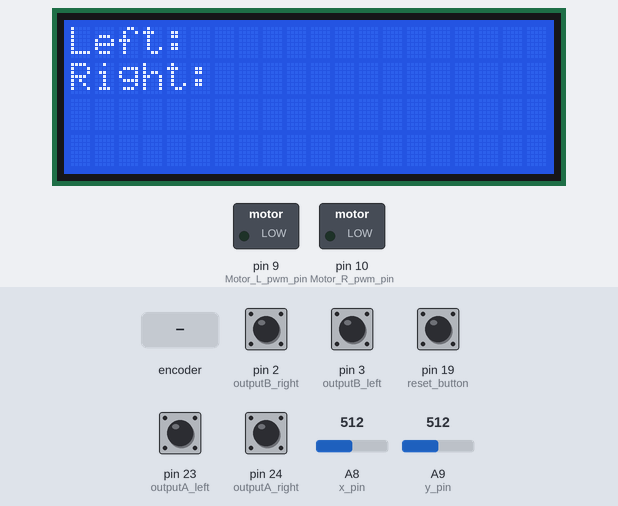
Bench run of a sketch on a simulated Arduino Mega 2560, built with avr-gcc and run on an emulated ATmega2560. On the bench: 20×4 character LCD, switched loads named in the sketch (green lamp = pin HIGH). Inputs (shaded band) come from the test bench; at power-on: pin 19 (reset_button), pin 23 (outputA_left), pin 24 (outputA_right) HIGH, pin 2 (outputB_right), pin 3 (outputB_left) LOW, A8 (x_pin) = 512, A9 (y_pin) = 512. What the sketch prints to the serial monitor is not drawn.

Above: at 1.2 s.
1.3 s: rotary encoder on pin 23 (outputA_left) / pin 3 (outputB_left) turned 3 steps (first pin leading)
At 2.2 s:
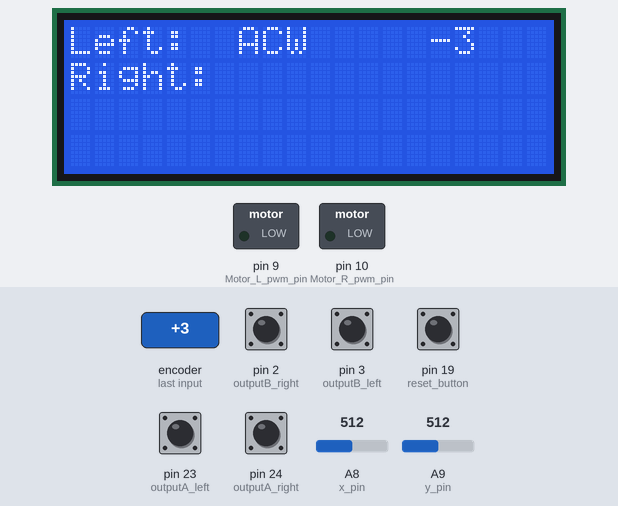
3.4 s: pin 24 (outputA_right) pulled LOW for 0.15 s
At 4.7 s:
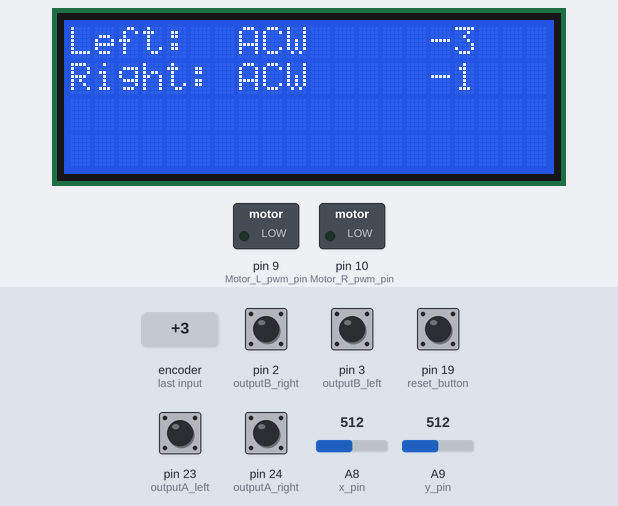
5.0 s: rotary encoder on pin 23 (outputA_left) / pin 3 (outputB_left) turned 2 steps (second pin leading)
At 5.8 s:
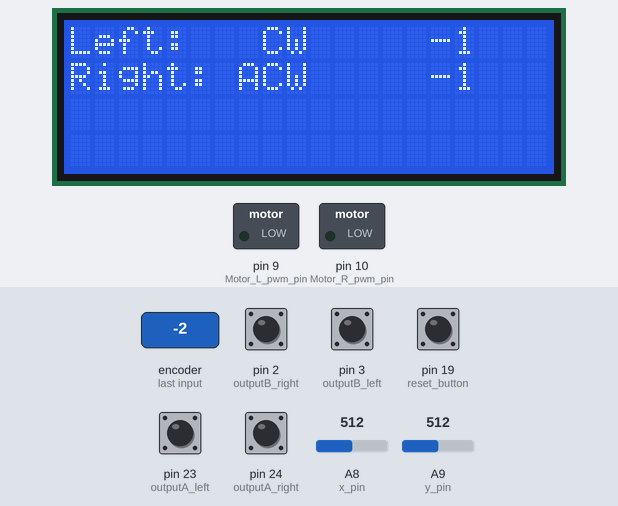
6.9 s: A8 (x_pin) set to 476
At 8.1 s:
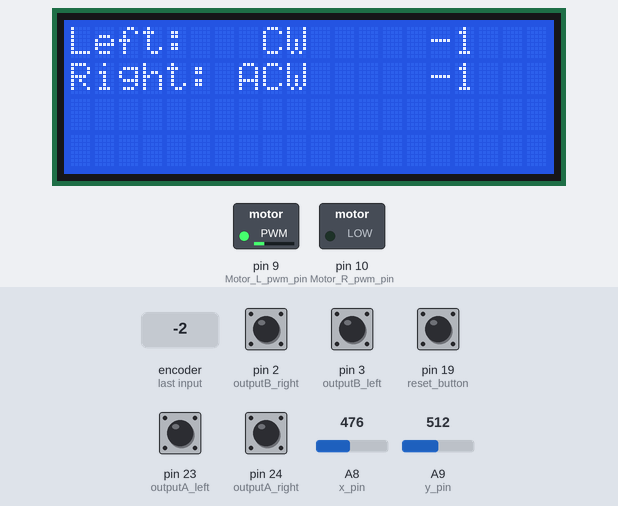
8.4 s: A9 (y_pin) set to 480
At 8.8 s:
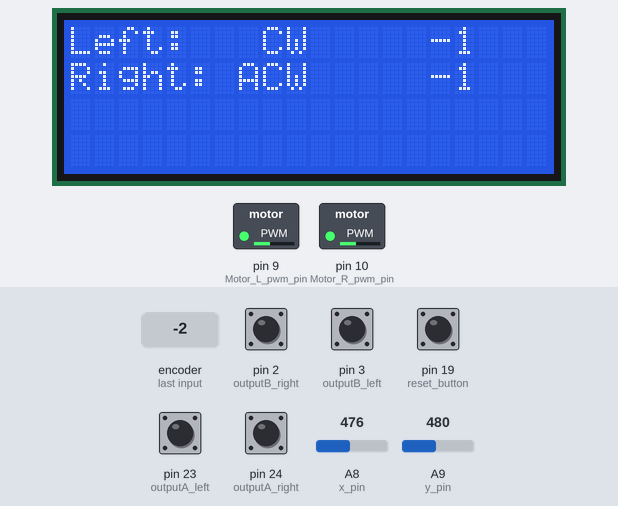
9.9 s: rotary encoder on pin 23 (outputA_left) / pin 3 (outputB_left) turned 3 steps (first pin leading)
At 11.2 s:
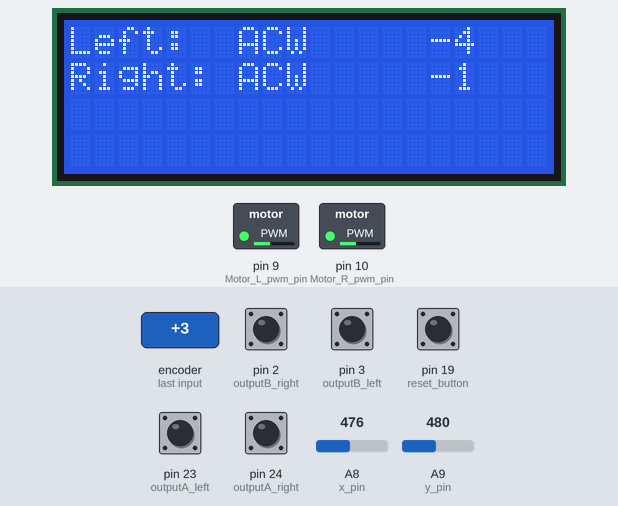
Timing chart, 0 to 12.9 s (numbered marks = the images above; inputs shaded):
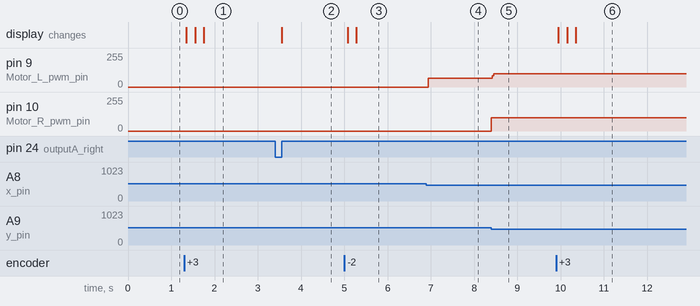

The sketch:

stepPerCmDegree.ino
```cpp
// get 120 steps for left turning 180
// get 400 steps for right turning 180
// get 40 steps(right wheel) for forward 20cm
// so stepsPerCm=2, stepsPerDegree=0.6
#define Motor_forward         0
#define Motor_return          1
#define Motor_L_dir_pin       7
#define Motor_R_dir_pin       8
#define Motor_L_pwm_pin       9
#define Motor_R_pwm_pin       10
#define reset_button          19

// Rotary Encoder Inputs
#define outputA_left  23     //CLK to D23
#define outputB_left  3     //DT to D3
#define outputA_right 24     //CLK to D24
#define outputB_right 2     //DT to D2

const int x_pin = A8, y_pin = A9;//horizontal/vertical analog pin for the joystick
int y_speed = 0;
int x_speed = 0; //turning speed

int counter_right = 0, counter_left = 0; // amount of steps
int currentStateA_right, currentStateA_left;
int lastStateA_right, lastStateA_left;
String currentDir_right = "", currentDir_left = "";
unsigned long lastButtonPress = 0;

#include <LiquidCrystal.h>
const int rs = 37, en = 36, d4 = 35, d5 = 34, d6 = 33, d7 = 32;
LiquidCrystal lcd(rs, en, d4, d5, d6, d7);

void setup()
{
  // Setup Serial Monitor
  Serial.begin(9600);

  pinMode(reset_button, INPUT);

  // Set encoder pins as inputs
  pinMode(outputA_right, INPUT);
  pinMode(outputB_right, INPUT);
  pinMode(outputA_left, INPUT);
  pinMode(outputB_left, INPUT);
  // Read the initial state of outputA
  lastStateA_right = digitalRead(outputA_right);
  lastStateA_left = digitalRead(outputA_left);

  lcd.begin(20, 4);
  lcd.setCursor(0, 0);
  lcd.print("Left: ");
  lcd.setCursor(0, 1);
  lcd.print("Right: ");
}

void loop()
{
  if (analogRead(y_pin) > 533)
  {
    digitalWrite(Motor_R_dir_pin, Motor_forward);
    digitalWrite(Motor_L_dir_pin, Motor_forward);
    y_speed = 100;
  }
  else if (analogRead(y_pin) < 490) {
    digitalWrite(Motor_R_dir_pin, Motor_return);
    digitalWrite(Motor_L_dir_pin, Motor_return);
    y_speed = 100;
  }
  else {
    y_speed = 0;
  }
  analogWrite(Motor_L_pwm_pin, y_speed);
  analogWrite(Motor_R_pwm_pin, y_speed);

  if (analogRead(x_pin) < 490) {
    digitalWrite(Motor_L_dir_pin, Motor_forward);
    x_speed = 100;
    analogWrite(Motor_L_pwm_pin, x_speed);
  }
  else if (analogRead(x_pin) > 533)
  {
    digitalWrite(Motor_R_dir_pin, Motor_forward);
    x_speed = 100;
    analogWrite(Motor_R_pwm_pin, x_speed);
  }
  else {
    x_speed = 0;
  }


  // Read the current state of outputA
  currentStateA_right = digitalRead(outputA_right);
  // If last and current state of outputA are different, then pulse occurred
  // React to only 1 state change to avoid double count
  if (currentStateA_right != lastStateA_right  && currentStateA_right == 1) {
    // If the outputB state is different than the outputA state then
    // the encoder is rotating CCW so decrement
    if (digitalRead(outputB_right) != currentStateA_right) {
      counter_right --;
      currentDir_right = "ACW";// anti-clockwise
    }
    else {
      // Encoder is rotating CW so increment
      counter_right ++;
      currentDir_right = " CW";//clockwise
    }
    Serial.print("                             Right encoder: ");
    Serial.print(currentDir_right);
    Serial.print("   ");
    Serial.println(counter_right);


    lcd.setCursor(7, 1);
    lcd.print(currentDir_right);
    lcd.setCursor(15, 1);
    lcd.print(counter_right);
    lcd.print("     ");
  }


  currentStateA_left = digitalRead(outputA_left);
  if (currentStateA_left != lastStateA_left  && currentStateA_left == 1) {
    if (digitalRead(outputB_left) != currentStateA_left) {
      counter_left --;
      currentDir_left = "ACW";
    }
    else {
      counter_left ++;
      currentDir_left = " CW";
    }
    Serial.print("Left encoder: ");
    Serial.print(currentDir_left);
    Serial.print("   ");
    Serial.println(counter_left);// counter for one round is the steps number

    lcd.setCursor(7, 0);
    lcd.print(currentDir_left);
    lcd.setCursor(15, 0);
    lcd.print(counter_left);
    lcd.print("     ");
  }

  // Remember last outputA state
  lastStateA_right = currentStateA_right;
  lastStateA_left = currentStateA_left;

  if (digitalRead(reset_button) == LOW) {
    //if 50ms have passed since last LOW pulse, it means that the
    //button has been pressed, released and pressed again
    if (millis() - lastButtonPress > 50) {
      Serial.println("Button pressed!");
      counter_right = 0;
      counter_left = 0;
    }
    // Remember last button press event
    lastButtonPress = millis();
  }
}
```

Measured:
- the behaviour switches between 490 and 489 on A8 (x_pin) (found by bisection; images 3 and 4)
- the behaviour switches between 490 and 489 on A9 (y_pin) (found by bisection; images 4 and 5)
- after the input at 1.3 s, the display: first changes after 0.05 s (image 1 shows a later state)
- after the input at 3.4 s, the display: changes after 0.15 s (image 2)
- after the input at 5.0 s, the display: first changes after 0.08 s (image 3 shows a later state)
- after the input at 6.9 s, pin 9 (Motor_L_pwm_pin): 0/255 → 65/255 at once
- after the input at 8.4 s, pin 9 (Motor_L_pwm_pin): 65/255 → 100/255 at once; pin 10 (Motor_R_pwm_pin): 0/255 → 100/255 at once
- after the input at 9.9 s, the display: first changes after 0.05 s (image 6 shows a later state)
